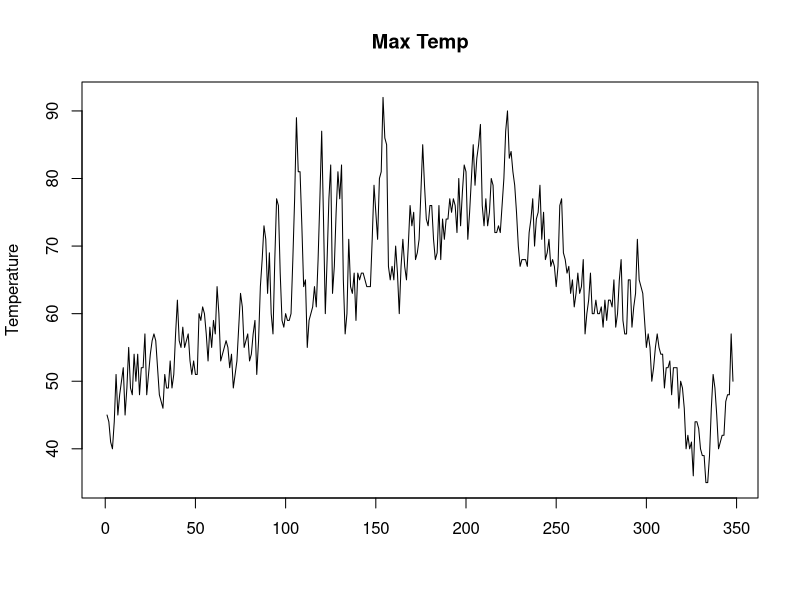
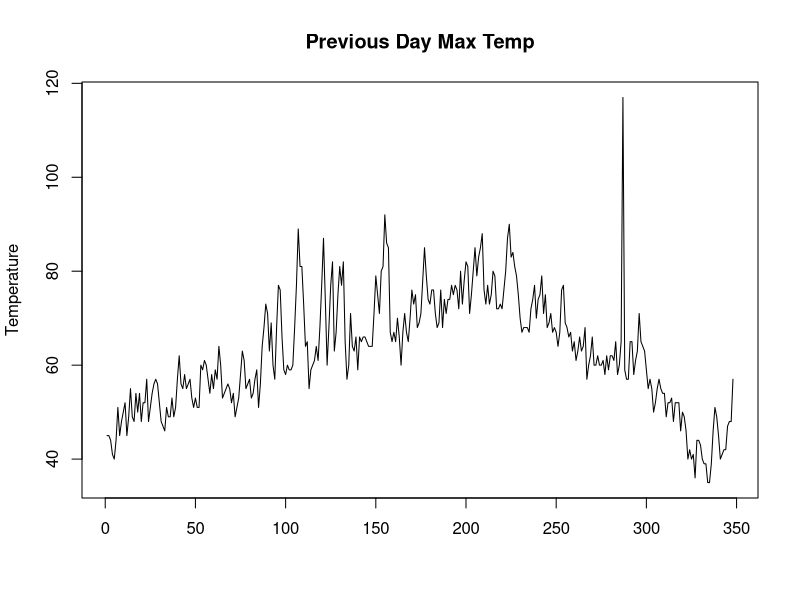
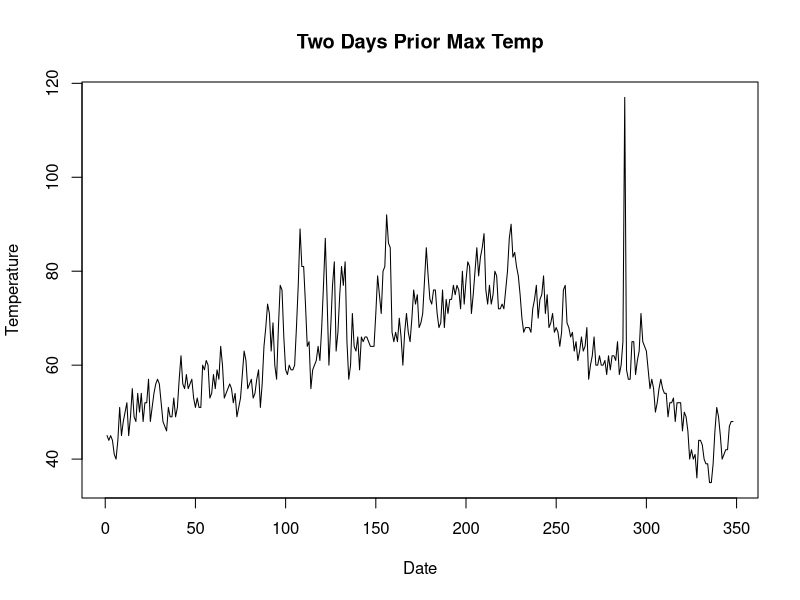
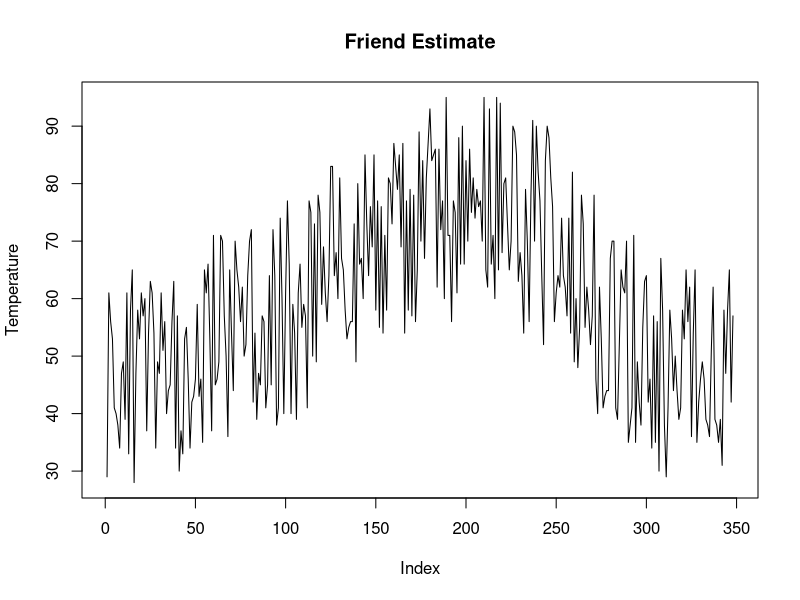
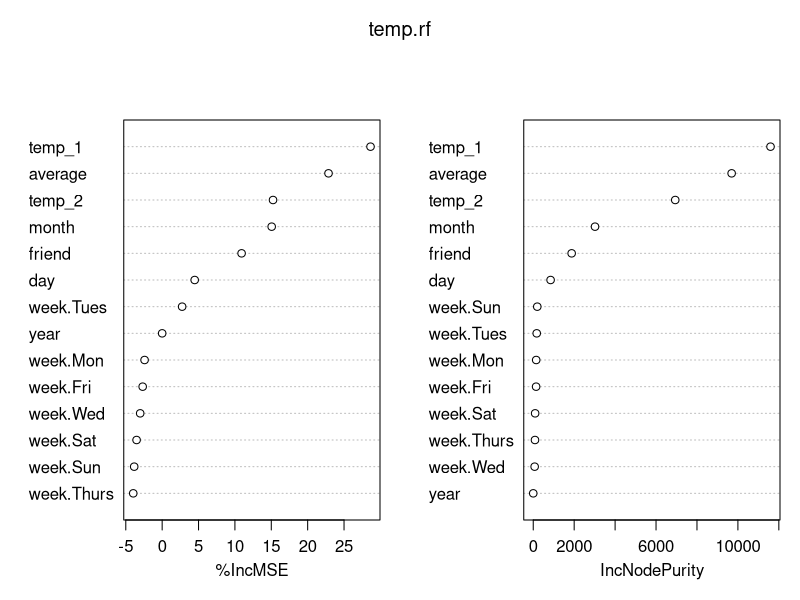

The R script that drew these images, in order: (Note: this script raises an error after producing the figures.)
## ---- chunk 1
##########################################################

# Note: this process could take a couple of minutes

if(!require(tidyverse)) install.packages("tidyverse", repos = "http://cran.us.r-project.org")
if(!require(caret)) install.packages("caret", repos = "http://cran.us.r-project.org")
if(!require(data.table)) install.packages("data.table", repos = "http://cran.us.r-project.org")
if(!require(data.table)) install.packages("randomForest", repos = "http://cran.us.r-project.org")


#loading libraries
library(tidyverse)
library(caret)
library(data.table)
library(lubridate)
library(dplyr)
library(randomForest)

dates<- read.csv('temps_new.csv' , stringsAsFactors = TRUE)
str(dates)

## ---- chunk 2
summary(dates)
## ---- chunk 3
plot(dates$actual, type = "l", ylab = "Temperature", xlab = " ", main = "Max Temp")
plot(dates$temp_1, type = "l", ylab = "Temperature", xlab = " ", main= "Previous Day Max Temp")
plot(dates$temp_2, type = "l", ylab = 'Temperature', xlab = 'Date',  main= "Two Days Prior Max Temp")
plot(dates$friend, type = "l", ylab = "Temperature", main= "Friend Estimate")
## ---- chunk 4
years <- dates$year
months <- dates$month
day <- dates$day
## ---- chunk 5
date <- dates %>%
  mutate(date = make_date(year, month, day))
## ---- chunk 6
dmy <- dummyVars(" ~ .", data = dates)
newdates <- data.frame(predict(dmy, newdata = dates))
glimpse(newdates)
## ---- chunk 7
features <- newdates %>% select('year','month','day','week.Fri','week.Mon','week.Sat','week.Sun','week.Thurs', 'week.Tues' ,'week.Wed' ,'temp_2' ,'temp_1' , 'average' , 'friend')
target <- newdates %>% select('actual')
## ---- chunk 8
set.seed(1, sample.kind = "Rounding")  # if using R 3.5 or earlier, use `set.seed(1)`
test_index <- createDataPartition(y= newdates$actual, times = 1, p = 0.25, list = FALSE)

train_set <- newdates[-test_index,]
test_set <- newdates[test_index,]
## ---- chunk 9
summary(train_set)
summary(test_set)
## ---- chunk 10
newdates %>% group_by(month) %>% summarise(n = n())
## ---- chunk 11
anyNA(train_set)
anyNA(test_set)
## ---- chunk 12
featuresCols <- colnames(newdates[-14])
## ---- chunk 13
base_avg_values_test <- test_set[ , "average"]
base_actual_values_test <- test_set[ , "actual"]


base_err <- abs(base_avg_values_test  - base_actual_values_test)
#calculate the average base error in degrees
mean_avg <- mean(base_err)
mean_avg  

#calculate the MAPE -Mean absolute percentage error
mape_avg = 100 * (mean_avg / base_actual_values_test)

#accuracy
accuracy_avg = 100 - mean(mape_avg)
accuracy_avg

## ---- chunk 14
predicted_results <- data_frame(Date = "31-12-2019" , Method = "Average Model appraoch",  Error = mean_avg , Accuracy = accuracy_avg)
predicted_results %>% knitr::kable()
## ---- chunk 15
set.seed(22, sample.kind = 'Rounding')
temp.rf <- randomForest(actual ~ . , data = train_set, 
                        importance = TRUE, na.action = na.omit)

temp.rf
## ---- chunk 16
pred = predict(temp.rf, newdata = test_set)
## ---- chunk 17
abs_erre_rf <- abs(pred - base_actual_values_test)
## ---- chunk 18
abs_mean_rf <- mean(abs_erre_rf)
abs_mean_rf 

#calculate MAPE- Mean absolute percentage error
mape = 100 * (abs_erre_rf / base_actual_values_test)


#accuracy
accuracy = 100 - mean(mape)
accuracy  

## ---- chunk 19
predicted_results <- bind_rows(predicted_results,data_frame(Date = "31-12-2019" , Method = "Random_forest",  Error = abs_mean_rf , Accuracy = accuracy))
predicted_results %>% knitr::kable()
## ---- chunk 20
mape = 100 * (abs_erre_rf / base_actual_values_test)
## ---- chunk 21
accuracy = 100 - mean(mape)
accuracy 
## ---- chunk 22
set.seed(1, sample.kind = "Rounding")
temp.rf_new <- randomForest(actual ~ . , data = train_set, mtry=4 ,ntree = 120,
                        importance = TRUE, na.action = na.omit)

temp.rf_new
## ---- chunk 23
pred_new = predict(temp.rf_new, newdata = test_set)
## ---- chunk 24
abs_erre_rf_new <- abs(pred_new - base_actual_values_test)
## ---- chunk 25
abs_mean_rf_new <- mean(abs_erre_rf_new)
abs_mean_rf_new  


#calculate MAPE- Mean absolute percentage error
mape_new = 100 * (abs_erre_rf_new / base_actual_values_test)


#accuracy
accuracy_new = 100 - mean(mape_new)
accuracy_new 
## ---- chunk 26
predicted_results <- bind_rows(predicted_results, data_frame(Date = "31-12-2019" , Method = "Random_forest_improved",  Error = abs_mean_rf_new , Accuracy = accuracy_new ))

predicted_results %>% knitr::kable()
## ---- chunk 27
importance(temp.rf)
## ---- chunk 28
imp_var <- c('temp_1','average','actual')

train_imp <- train_set[ , imp_var]
test_imp <- test_set[ , imp_var]
set.seed(22,sample.kind = "Rounding")
temp.rf_imp <- randomForest(actual ~ . , data = train_imp, mtry=2 ,ntree = 100,
                                          importance = TRUE, na.action = na.omit)
temp.rf_imp

## ---- chunk 29
pred_imp = predict(temp.rf_imp, newdata = test_imp)

#now lets calculate the absolute error between the predicted values and the actual value
abs_erre_rf_imp <- abs(pred_imp - base_actual_values_test)

#take the mean of absolute error 
abs_mean_rf_imp <- mean(abs_erre_rf_imp)
abs_mean_rf_imp   

#calculate MAPE- Mean absolute percentage error
mape_imp = 100 * (abs_erre_rf_imp / base_actual_values_test)


#accuracy
accuracy_imp = 100 - mean(mape_imp)
accuracy_imp
## ---- chunk 30
predicted_results <- bind_rows(predicted_results, data_frame(Date = "31-12-2019" , Method = "Random_forest_with_imp_features",  Error = abs_mean_rf_imp , Accuracy = accuracy_imp ))

predicted_results %>% knitr::kable()
## ---- chunk 31
varImpPlot(temp.rf, sort = TRUE)
## ---- chunk 32
imp1 = as.data.frame(importance(temp.rf))
imp1 = cbind(vars=rownames(imp1), imp1)
testing <- imp1[2]
imp1 = imp1[order(testing),]
imp1$vars = factor(imp1$vars, levels=unique(imp1$vars))
imp1 %>% ggplot(aes(imp1$vars ,imp1$`%IncMSE` )) + geom_bar(stat = "identity") + theme(axis.text.x = element_text(angle = 90, vjust = 0.5, hjust=1))+ xlab("Variable Name") + ylab("Importance %age")
## ---- chunk 33
actual_data <- date %>% select(date,actual)

#fetch data from test_set
years_t <- test_set$year
months_t <- test_set$month
day_t <- test_set$day

test_set_date <- test_set %>%
  mutate(date = make_date(year, month, day))
#make df
predicted_data <- test_set_date %>% select(date) %>% mutate(predictions = pred_imp)

plot(actual_data,date$date, type="o", col="blue", pch="l", lty=1, ylim=c(0,110), ylab="Max Temperature in F")
points(predicted_data,y=NULL,col="red", pch=16 ) 
legend(x="topleft",
       ncol = 4,
       legend = c("actual",
                  "predicted"
                  ),
       fill = c("blue","red")
  )
## ---- chunk 34
predicted_results %>% knitr::kable()
